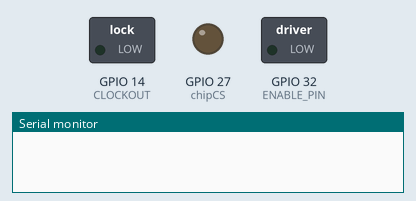
Recording of a sketch running on a simulated ESP32. On the bench: switched loads named in the sketch (green lamp = pin HIGH), output pins drawn as LEDs (lit = HIGH), the last lines printed to the serial monitor. EEPROM starts erased.

Above: at 0.0 s.
At 1.4 s:
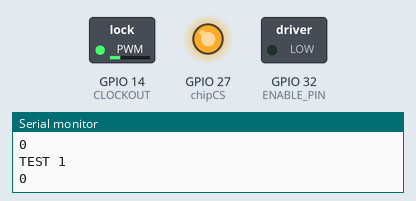
Timing chart, 0 to 2.9 s (numbered marks = the images above):
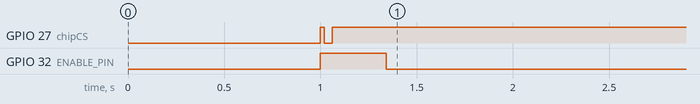

The sketch:

5130-Test.ino
```cpp
#include <Arduino.h>
#include <HardwareSerial.h>
#include <SPI.h>
#include <Preferences.h>
#include "pins.h"
#include "Memory.h"
#include "MotorControl.h"

   // setting PWM properties
  const int freq = 12000000;
  const int ledChannel = 0;
  const int resolution = 2;

TaskHandle_t TaskA;

void setup() {

  Serial.begin(115200);
  delay(1000);
  preferences.begin("local", false);

  load_preferences();

  ledcSetup(ledChannel, freq, resolution);
  ledcAttachPin(CLOCKOUT, ledChannel);
  ledcWrite(ledChannel, 1);

  setup_motors();

  sendData(0xA0, 0);     // Positioning mode 0
  sendData(0x26 + 0x80, 300);       //AMAX
  sendData(0x28 + 0x80, 800);       // DMAX
  sendData(0x34 + 0x80, 0x000); // Disable stallguard /
  //sendData(0x34 + 0x80, 0x400); // Enable stallguard /
  sendData(0x27 + 0x80, max_speed);
  sendData(0x14 + 0x80, max_speed - 100);
  int q = 10;
  double current_calc =((q+1)/(float)32)*(0.325/(0.15+0.02))*(1/sqrt(2));
  Serial.print("Open Current: ");
  Serial.print(current_calc);
  Serial.println(" Amps");
  q&=0x1F;
  q=q<<8;
  current=q;

  sendData(0x6D + 0x80, stall);
  Serial.println(sendData(0x6D, 0));
  sendData(0x10 + 0x80, current);
  Serial.println(sendData(0x10, 0));
  sendData(0x2D + 0x80, 1000000); //XTARGET
  sendData(0x21 + 0x80, 0);

  digitalWrite(ENABLE_PIN, LOW);

  Serial.println("TEST 1");
}

void loop()
{
    sendData(0x2D + 0x80, 1000000); //XTARGET
  Serial.println(sendData(0x2D, 0));
  delay(5000);
  sendData(0x2D + 0x80, 0); //XTARGET
  Serial.println(sendData(0x2D, 0));
  delay(5000);

}
```

Memory.h
```cpp
bool stalled_motor = false;
bool stop_motor = false;
volatile bool sensor1_trip = false;
volatile bool sensor2_trip = false;
int XACTUAL = 0;
int chopconf;
int max_steps;
int current;
int current_value;
int stall;
int stall_value;
int accel;
int max_speed;
int tcools;
int move_to_steps = 0;
int move_percent = 0;
int set_zero = 0; // Set to 1 to set home position
bool run_motor = false;
int wifi_set;
bool wifi_button = false;;
String ssid;
String pass;
volatile int stall_cal;
volatile int current_cal;

int current_calibration_value;

String MYTIMEZONE;
int close_timer = 0;
int close_hour;
int close_minute;
int open_timer = 0;
int open_hour;
int open_minute;
String open_time_string;
String close_time_string;
int openEvent;
int closeEvent;
int openEventNow;
int closeEventNow;

unsigned long sendData(unsigned long address, unsigned long datagram);

int gear_ratio = 1;
float circumference_gear = 25.13;
float inches_mm = 25.4;
int steps_revolution = 51200;
float steps_inch = (inches_mm/circumference_gear)*steps_revolution;

Preferences preferences;

void load_preferences(){

  Serial.println("LOADING PREFERENCES");

  wifi_set = preferences.getInt("wifi_set", 0);
  ssid = preferences.getString ("ssid", "NO_SSID");
  pass = preferences.getString ("pass", "NO_PASSWORD");
  max_steps = preferences.getInt("max_steps", 51200);
  current = preferences.getInt("current", 15);
  current_value = preferences.getInt("current_value", 15);
  max_speed = preferences.getInt("max_speed", 120000);
  stall = preferences.getInt("stall", 4128768);
  stall_value = preferences.getInt("stall_value", 0);
  tcools = (3089838.00*pow(float(max_speed*64),-1.00161534))*1.5;
  MYTIMEZONE = preferences.getString ("MYTIMEZONE", "America/Los_Angeles");
  open_timer = preferences.getInt("open_timer", 0);
  open_hour = preferences.getInt("open_hour", 0);
  open_minute = preferences.getInt("open_minute", 0);
  close_timer = preferences.getInt("close_timer", 0);
  close_hour = preferences.getInt("close_hour", 0);
  close_minute = preferences.getInt("close_minute", 0);
  open_time_string = preferences.getString("open_string", "00:00");
  close_time_string = preferences.getString("close_string", "00:00");

  //chopconf = preferences.getInt("chopconf", 0x101D5);
  Serial.println("FINISHED LOADING PREFERENCES");
  }
```

MotorControl.h
```cpp
/*  ====================================

      BEGIN MOTOR DRIVER BACKEND

    ====================================
*/

// exchange data with the TMC5130 (DO NOT EDIT)
unsigned long sendData(unsigned long address, unsigned long datagram){
  //TMC5130 takes 40 bits of data: 8 address and 32 data
  delay(10);
  uint8_t stat;
  unsigned long i_datagram=0;
  digitalWrite(chipCS,LOW);
  delayMicroseconds(10);
  stat = SPI.transfer(address);
  i_datagram |= SPI.transfer((datagram >> 24) & 0xff);
  i_datagram <<= 8;
  i_datagram |= SPI.transfer((datagram >> 16) & 0xff);
  i_datagram <<= 8;
  i_datagram |= SPI.transfer((datagram >> 8) & 0xff);
  i_datagram <<= 8;
  i_datagram |= SPI.transfer((datagram) & 0xff);
  digitalWrite(chipCS,HIGH);
  return i_datagram;
}

// put your setup code here, to run once:
void setup_motors(){
  pinMode(chipCS, OUTPUT);
  pinMode(CLOCKOUT, OUTPUT);
  pinMode(ENABLE_PIN, OUTPUT);
  pinMode(btn1, INPUT_PULLUP);
  pinMode(btn2, INPUT_PULLUP);

  digitalWrite(chipCS, HIGH);
  digitalWrite(ENABLE_PIN, HIGH);

  SPI.setBitOrder(MSBFIRST);
  SPI.setClockDivider(SPI_CLOCK_DIV16);
  SPI.setDataMode(SPI_MODE3);
  SPI.begin(SCLK, MISO, MOSI, chipCS);

  sendData(0x00+0x80, 0x0);     // General settings / en_pwm_mode OFF
  sendData(0x6C+0x80, 0x000101D5);     // CHOPCONF
  sendData(0x10+0x80, 0x00010D00);     // IHOLD_IRUN // 0x00011900 = 25 = 2 Amps // 0x00010D00 = 13 = 1 Amp
  sendData(0x20+0x80, 0x00000000);      // RAMPMODE=0

  sendData(0x28 + 0x80, 800);
  sendData(0xA4, 30); //A1
  sendData(0xAA, 3000);     //D1
  sendData(0xA3, 0);         // VSTART
  sendData(0xAB, 10);        //VSTOP
  sendData(0xA5, 0);      //V1

  sendData(0x2D+0x80, 0); //XTARGET
  sendData(0x21+0x80, 0); // set XACTUAL to zero

  sendData(0x60+0x80,  0xAAAAB554);    // writing value 0xAAAAB554 = 0 = 0.0 to address 25 = 0x60(MSLUT[0])
  sendData(0x61+0x80,  0x4A9554AA);    // writing value 0x4A9554AA = 1251300522 = 0.0 to address 26 = 0x61(MSLUT[1])
  sendData(0x62+0x80,  0x24492929);    // writing value 0x24492929 = 608774441 = 0.0 to address 27 = 0x62(MSLUT[2])
  sendData(0x63+0x80,  0x10104222);    // writing value 0x10104222 = 269500962 = 0.0 to address 28 = 0x63(MSLUT[3])
  sendData(0x64+0x80,  0xFBFFFFFF);    // writing value 0xFBFFFFFF = 0 = 0.0 to address 29 = 0x64(MSLUT[4])
  sendData(0x65+0x80,  0xB5BB777D);    // writing value 0xB5BB777D = 0 = 0.0 to address 30 = 0x65(MSLUT[5])
  sendData(0x66+0x80,  0x49295556);    // writing value 0x49295556 = 1227445590 = 0.0 to address 31 = 0x66(MSLUT[6])
  sendData(0x67+0x80,  0x00404222);    // writing value 0x00404222 = 4211234 = 0.0 to address 32 = 0x67(MSLUT[7])
  sendData(0x68+0x80,  0xFFFF8056);    // writing value 0xFFFF8056 = 0 = 0.0 to address 33 = 0x68(MSLUTSEL)
  sendData(0x69+0x80,  0x00F70000);    // writing value 0x00F70000 = 16187392 = 0.0 to address 34 = 0x69(MSLUTSTART)
 }
```

pins.h
```cpp
#define CLOCKOUT 14//15
#define ENABLE_PIN 32

#define SCLK 26
#define MISO 33
#define MOSI 25
#define chipCS 27

#define btn1 4
#define btn2 13
```
